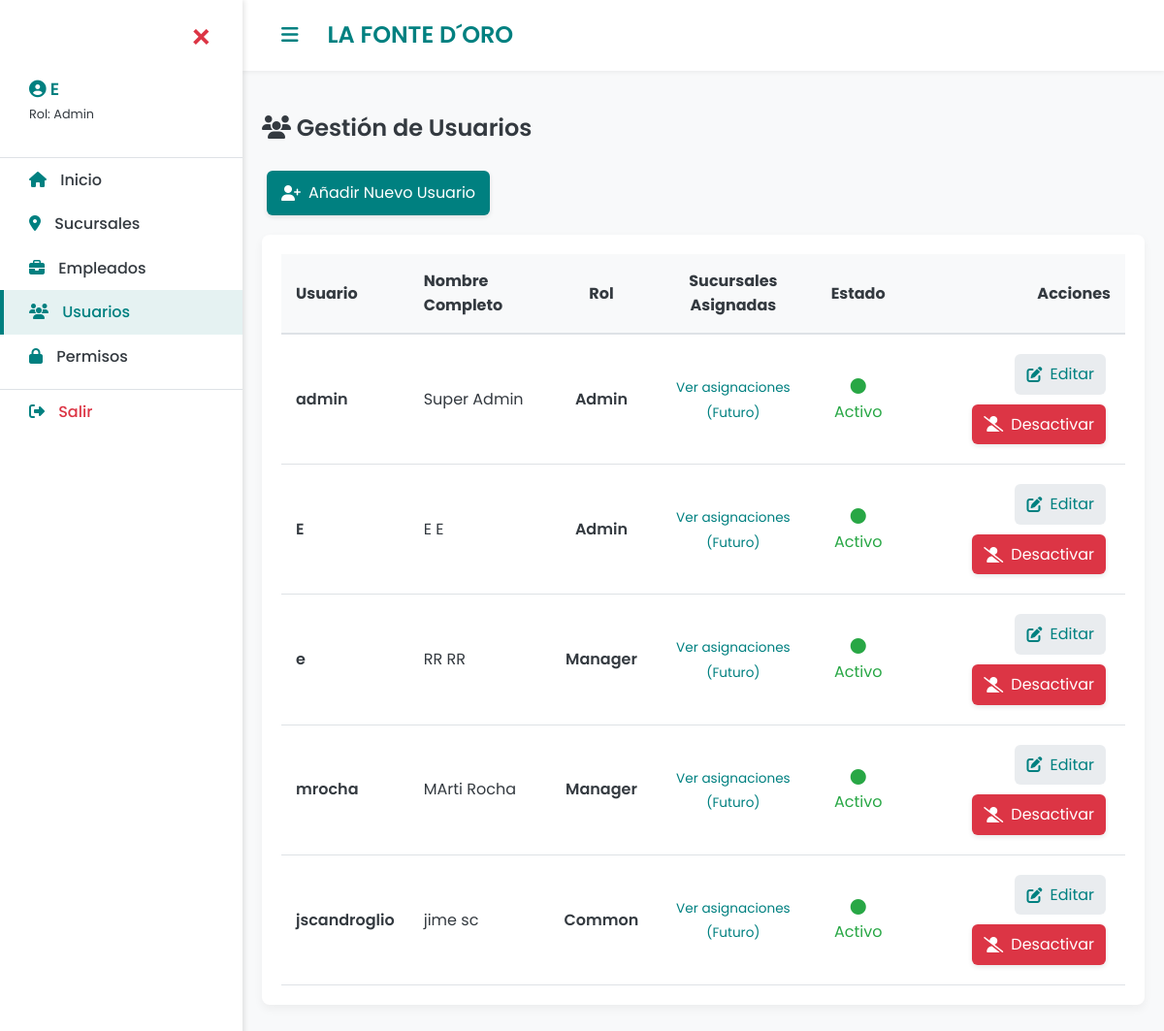
/users (signed in), run on the app's committed database.
### run.py (models this page shows)
class User(db.Model):
    __tablename__ = 'user'
    id = db.Column(db.Integer, primary_key=True)
    username = db.Column(db.String(80), unique=True, nullable=False)
    password = db.Column(db.String(120), nullable=False)
    first_name = db.Column(db.String(80))
    last_name = db.Column(db.String(80))
    role = db.Column(db.String(20), nullable=False, default='common')
    is_active = db.Column(db.Integer, default=1)
    branches = db.relationship('Branch', secondary='user_branches',
                               backref=db.backref('users', lazy='dynamic'))

### run.py (the view)
@app.route('/users')
@requires_permission
def manage_users():
    users = db.session.query(User).order_by(User.last_name).all()
    return render_template('users_list.html', users=users)

### run.py (called while the page is built, shortened)
def check_permission(role, endpoint):
    if role == 'admin':
        return True

def requires_permission(f):
    @wraps(f)
    def decorated_function(*args, **kwargs):
        if not session.get('logged_in'):
             return redirect(url_for('login'))
        user_role = session.get('role')
        required_endpoint = f.__name__
        if not check_permission(user_role, required_endpoint):
            flash(f"Acceso denegado. Tu rol '{user_role.capitalize()}' no tiene permiso para acceder a {required_endpoint.replace('_', ' ').title()}.", 'danger')
            return redirect(url_for('index'))
        return f(*args, **kwargs)
    return decorated_function

### templates/users_list.html (shortened to what this page needs)
{% extends "base.html" %}
{% block content %}
    <h2><i class="fas fa-users"></i> Gestión de Usuarios</h2>
    <a href="{{ url_for('user_form') }}" class="btn btn-primary" style="margin-bottom: 20px;">
        <i class="fas fa-user-plus"></i> Añadir Nuevo Usuario
    </a>
    <div class="card">
        <div style="overflow-x: auto;">
            <table style="width: 100%; border-collapse: collapse; min-width: 800px;">
                <thead>
                    <tr style="border-bottom: 2px solid var(--subtle-border); background-color: var(--background-light);">
                        <th style="padding: 15px; text-align: left;">Usuario</th>
                        <th style="padding: 15px; text-align: left;">Nombre Completo</th>
                        <th style="padding: 15px; text-align: center;">Rol</th>
                        <th style="padding: 15px; text-align: center;">Sucursales Asignadas</th>
                        <th style="padding: 15px; text-align: center;">Estado</th>
                        <th style="padding: 15px; text-align: right;">Acciones</th>
                    </tr>
                </thead>
                <tbody>
                    {% for user in users %}
                    <tr style="border-bottom: 1px solid var(--subtle-border); transition: background-color 0.2s;">
                        <td style="padding: 15px; font-weight: 600;">{{ user.username }}</td>
                        <td style="padding: 15px;">{{ user.first_name }} {{ user.last_name }}</td>
                        <td style="padding: 15px; text-align: center;">
                            <span style="font-weight: 600; text-transform: capitalize;">{{ user.role }}</span>
                        </td>
                        <td style="padding: 15px; text-align: center;">
                            <span style="font-size: 0.85rem; color: var(--primary-color);">Ver asignaciones (Futuro)</span>
                        </td>
                        <td style="padding: 15px; text-align: center;">
                            {% if user.is_active %}
                                <span style="color: var(--success-color);"><i class="fas fa-circle"></i> Activo</span>
                            {% else %}
                                <span style="color: var(--danger-color);"><i class="far fa-circle"></i> Desactivado</span>
                            {% endif %}
                        </td>
                        <td style="padding: 15px; text-align: right;">
                            <a href="{{ url_for('user_form', user_id=user.id) }}" class="btn" style="background-color: #E9ECEF; color: var(--primary-color); box-shadow: none; padding: 8px 12px;">
                                <i class="fas fa-edit"></i> Editar
                            </a>
                            {% if user.is_active %}
                                <a href="{{ url_for('deactivate_user_route', user_id=user.id) }}" class="btn btn-danger" onclick="return confirm('¿Estás seguro de DESACTIVAR a {{ user.username }}?');" style="padding: 8px 12px;">
                                    <i class="fas fa-user-slash"></i> Desactivar
                                </a>
                            {% endif %}
                        </td>
                    </tr>
                    {% else %}
                    <tr><td colspan="6" style="text-align: center; padding: 20px; color: var(--primary-color);">No hay usuarios registrados.</td></tr>
                    {% endfor %}
                </tbody>
            </table>
        </div>
    </div>
{% endblock %}

### templates/base.html (style rules this page uses)
:root { --primary-color: #008080; --secondary-color: #A1887F; --background-light: #F8F9FA; --text-dark: #343A40; --success-color: #28A745; --danger-color: #DC3545; --subtle-border: #DEE2E6; --sidebar-width: 250px; --active-bg: rgba(0, 128, 128, 0.1); }
body { font-family: 'Poppins', sans-serif; background-color: var(--background-light); color: var(--text-dark); margin: 0; padding: 0; line-height: 1.6; transition: margin-left 0.3s; }
h1, h2 { font-weight: 600; color: var(--text-dark); }
.btn { padding: 10px 15px; border: none; border-radius: 6px; cursor: pointer; font-weight: 400; transition: all 0.2s ease-in-out; margin: 5px; display: inline-flex; align-items: center; text-decoration: none; box-shadow: 0 2px 5px rgba(0,0,0,0.1); }
.btn i { margin-right: 8px; }
.btn-primary { background-color: var(--primary-color); color: white; }
.btn-danger { background-color: var(--danger-color); color: white; }
.card { background-color: white; border-radius: 8px; box-shadow: 0 4px 10px rgba(0,0,0,0.05); padding: 20px; margin-bottom: 20px; }

### data on the page
User: username "admin", first_name "Super", last_name "Admin", role "Admin", is_active 1 (drawn)
User: username "E", first_name "E", last_name "E", role "Admin", is_active 1 (drawn)
User: username "e", first_name "RR", last_name "RR", role "Manager", is_active 1 (drawn)
User: username "mrocha", first_name "MArti", last_name "Rocha", role "Manager", is_active 1 (drawn)
User: username "jscandroglio", first_name "jime", last_name "sc", role "Common", is_active 1 (drawn)

### other printed values
{{ session.get('username', 'Invitado') }} "E"
{{ session.get('role', 'N/A') }} "Admin"
